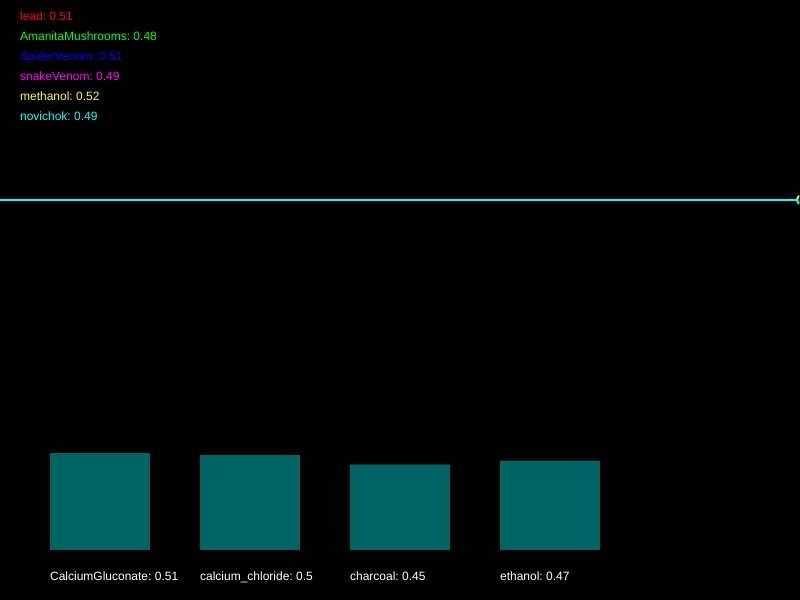
Frame 1 (no input)
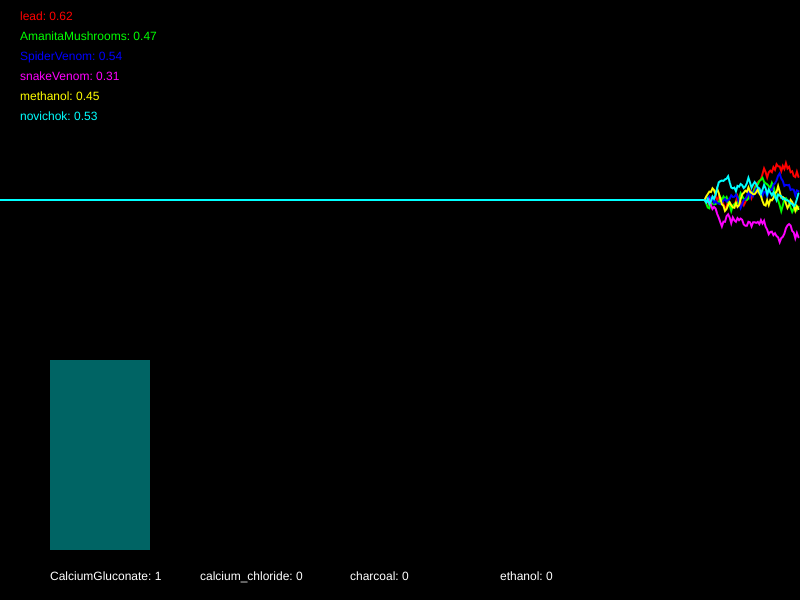
Frame 60 (no input)
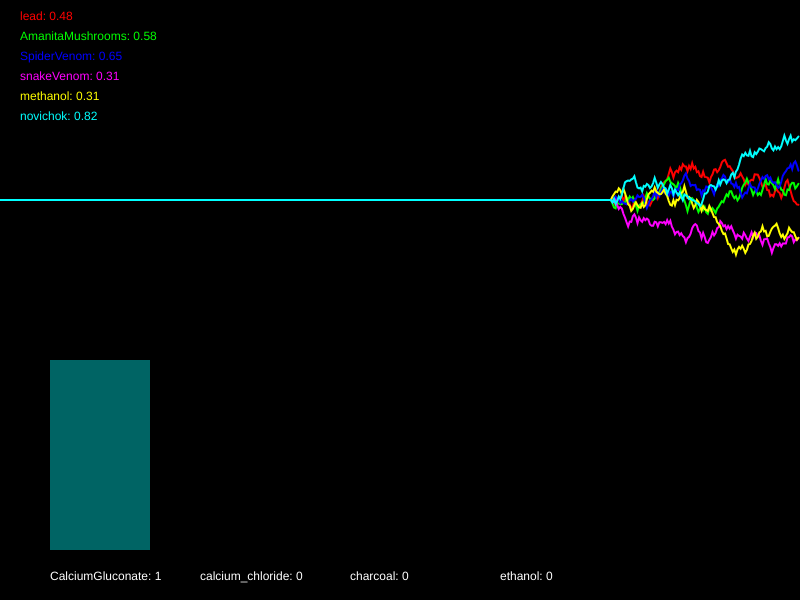
Frame 120 (the mouse pressed at the canvas centre since frame 60)

The p5.js sketch that drew these frames (run headless with seeded random() and noise() and a simulated clock; from frame 60 on, the mouse is pressed at the canvas centre):

// p5.js sketch
// ── sketch.js
/*

Officer: 5560319
CaseNum: 401-2-58069487-5560319

Case 401 - The Case of Norbert's Weiner Stand
Stage 3 - Bilious bagel

As I suspected Norbert has struck again. Ever inventive he’s set up a bagel stand and has laced the cream cheese with an ingenious but vicious toxin. This one is quite deadly so get yourself down to the lab right away.

You must develop the antidote by using conditional statements in the draw loop to do the following.

	- When snakeVenom goes above 0.5 or SpiderVenom dips below 0.56, whilst at the same time, lead dips below 0.29, reduce CalciumGluconate by 0.05
	- When novichok goes above 0.71 or methanol goes above 0.4, increment CalciumGluconate by 0.01
	- If methanol dips below 0.69 and novichok dips below 0.5, decrement calcium_chloride by 0.05
	- If snakeVenom goes above 0.39 and lead goes above 0.69, increase calcium_chloride by 0.01
	- When either snakeVenom dips below 0.58, SpiderVenom dips below 0.55, or perhaps lead goes above 0.74, decrease charcoal by 0.05
	- If AmanitaMushrooms goes above 0.25 or novichok goes above 0.66, whilst at the same time, methanol goes above 0.57, raise charcoal by 0.03
	- When AmanitaMushrooms dips below 0.42 and lead goes above 0.32, or on the other hand, snakeVenom dips below 0.59, decrease ethanol by 0.03
	- When methanol goes above 0.55 and novichok goes above 0.35, try increasing ethanol by 0.02


Your conditional statements should consider the following poisons:

	- lead
	- AmanitaMushrooms
	- SpiderVenom
	- snakeVenom
	- methanol
	- novichok


Your conditional statements should modify the following antidotes:

	- CalciumGluconate
	- calcium_chloride
	- charcoal
	- ethanol


- There are many ways to complete this task but you should only use the following commands:

	if(){}
	>
	<
	&&
	||
	+=
	-=

*/

//Declare the poison variables
var lead;
var AmanitaMushrooms;
var SpiderVenom;
var snakeVenom;
var methanol;
var novichok;


//Declare the antidote variables
var CalciumGluconate;
var calcium_chloride;
var charcoal;
var ethanol;


//This variable is used for drawing the graph
var graphs;


function setup()
{

	createCanvas(800,600);
	strokeWeight(2);

	//initialise the poisons and antidotes
	lead = 0.5;
	AmanitaMushrooms = 0.5;
	SpiderVenom = 0.5;
	snakeVenom = 0.5;
	methanol = 0.5;
	novichok = 0.5;
	CalciumGluconate = 0.5;
	calcium_chloride = 0.5;
	charcoal = 0.5;
	ethanol = 0.5;


	//fills the graph with empty values
	graphs = [];

	for(var i = 0; i < 6; i++)
	{
		graphs.push([]);
		for(var j = 0; j < 512; j++)
		{
			graphs[i].push(0.5);
		}
	}

}

function draw()
{

	//Develop the antidote below
	//Write conditional statements to change the amount of each substance ...


if ((snakeVenom > 0.5 || SpiderVenom < 0.56) && lead < 0.29)
{
  CalciumGluconate -= 0.05;
}

    
if (novichok > 0.71 || methanol > 0.4)
{
  CalciumGluconate += 0.01;
}
    

if (methanol < 0.69 && novichok < 0.5)
{
  calcium_chloride -= 0.05;
}
    

if (snakeVenom > 0.39 && lead > 0.69) 
{
  calcium_chloride += 0.01;
}
    

if (snakeVenom < 0.58 || SpiderVenom < 0.55 || lead > 0.74) {
  charcoal -= 0.05;
}

if ((AmanitaMushrooms > 0.25 || novichok > 0.66) && methanol > 0.57) 
{
  charcoal += 0.03;
}

    
if ((AmanitaMushrooms < 0.42 && lead > 0.32) || snakeVenom < 0.59)
{
  ethanol -= 0.03;
}

    
if (methanol > 0.55 && novichok > 0.35) 
{
  ethanol += 0.02;
}


    
	//////////////////////////////////////////////////////

	//the code below generates new values using random numbers

	/*
		For testing, you might want to temporarily comment out
		these lines and set the same variables to constant values
		instead.
	*/

	lead = nextValue(graphs[0],lead);
	AmanitaMushrooms = nextValue(graphs[1],AmanitaMushrooms);
	SpiderVenom = nextValue(graphs[2],SpiderVenom);
	snakeVenom = nextValue(graphs[3],snakeVenom);
	methanol = nextValue(graphs[4],methanol);
	novichok = nextValue(graphs[5],novichok);


	CalciumGluconate = constrain(CalciumGluconate, 0, 1);
	calcium_chloride = constrain(calcium_chloride, 0, 1);
	charcoal = constrain(charcoal, 0, 1);
	ethanol = constrain(ethanol, 0, 1);


	///////// DO NOT CHANGE THE CODE BELOW ///////////

	//drawing code

	// set background
	background(0);
	noFill();

	//draw the graphs for the vitals
	var colors = [
	color(255, 0, 0),
	color(0, 255, 0),
	color(0, 0, 255),
	color(255, 0, 255),
	color(255, 255, 0),
	color(0, 255, 255)
	];

	for(var i = 0; i < graphs.length; i++)
	{
		stroke(colors[i]);
		drawGraph(graphs[i]);
	}

	//draw the poisons as text
	noStroke();
	fill(colors[0]);
	text('lead: ' + nf(lead,1,2), 20,20);
	fill(colors[1]);
	text('AmanitaMushrooms: ' + nf(AmanitaMushrooms,1,2), 20,40);
	fill(colors[2]);
	text('SpiderVenom: ' + nf(SpiderVenom,1,2), 20,60);
	fill(colors[3]);
	text('snakeVenom: ' + nf(snakeVenom,1,2), 20,80);
	fill(colors[4]);
	text('methanol: ' + nf(methanol,1,2), 20,100);
	fill(colors[5]);
	text('novichok: ' + nf(novichok,1,2), 20,120);


	//draw the antidotes bar chart
	drawBar(CalciumGluconate,50,'CalciumGluconate');
	drawBar(calcium_chloride,200,'calcium_chloride');
	drawBar(charcoal,350,'charcoal');
	drawBar(ethanol,500,'ethanol');


}

function nextValue(graph, val)
{
	//gets the next value for a vital and puts it in an array for drawing
	var delta = random(-0.03,0.03);

	val += delta;
	if(val > 1 || val < 0)
	{
		delta *= -1;
		val += delta * 2;
	}

	graph.push(val)
	graph.shift();
	return val;
}

function drawGraph(graph)
{
	//draws an array as a graph
	beginShape();
	for(var i = 0; i < graph.length; i++)
	{
			vertex(width * i/512, height * 0.5 - graph[i]* height/3)
	}
	endShape();
}


function drawBar(val, x, name)
{
	//draws the bars for bar chart
    noStroke();
    fill(0,100,100);
	var mh = height * 0.4 - 50;
	rect(x,(height - 50) - val*mh, 100, val*mh);
    fill(255);
	text(name + ": " + val, x, height - 20);
}
